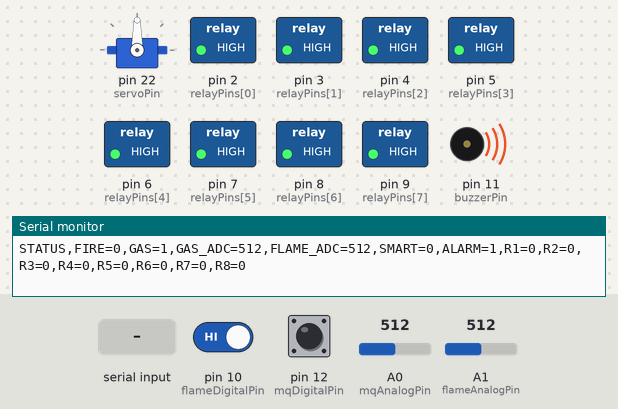
A sketch run on a simulated Arduino Mega 2560, built with avr-gcc and run on an emulated ATmega2560. Shown: servo, switched loads named in the sketch (green lamp = pin HIGH), buzzer (waves = sounding), the last lines printed to the serial monitor. Inputs (shaded band) come from the test bench; at power-on: pin 10 (flameDigitalPin) HIGH, pin 12 (mqDigitalPin) HIGH, A0 (mqAnalogPin) = 512, A1 (flameAnalogPin) = 512.

Above: at 1.2 s.
1.3 s: "L" received over the second serial link
At 2.0 s:
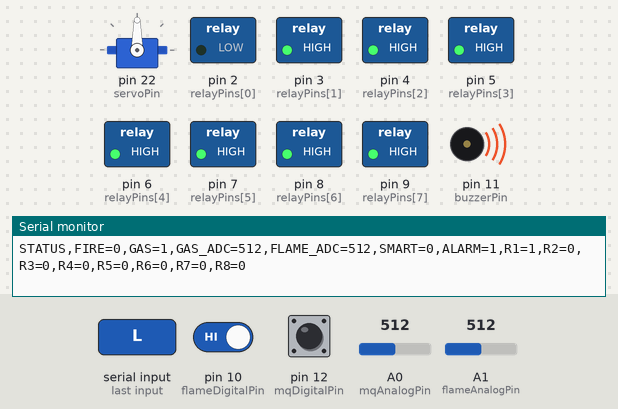
2.8 s: "R" received over the second serial link
At 3.1 s:
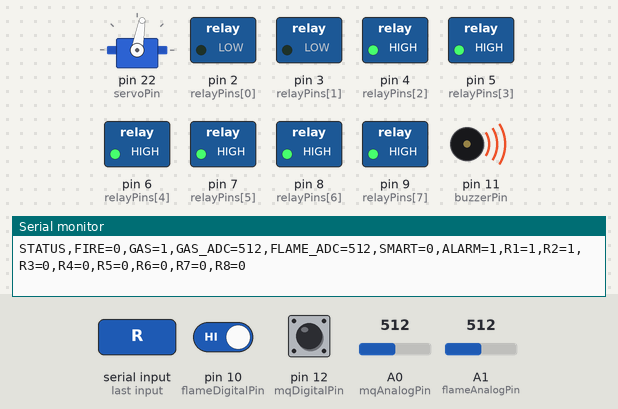
4.3 s: "P" received over the second serial link
At 5.4 s:
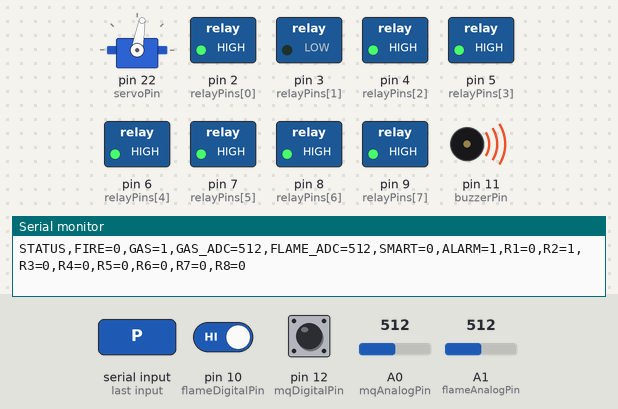
5.8 s: "Q" received over the second serial link
At 6.6 s:
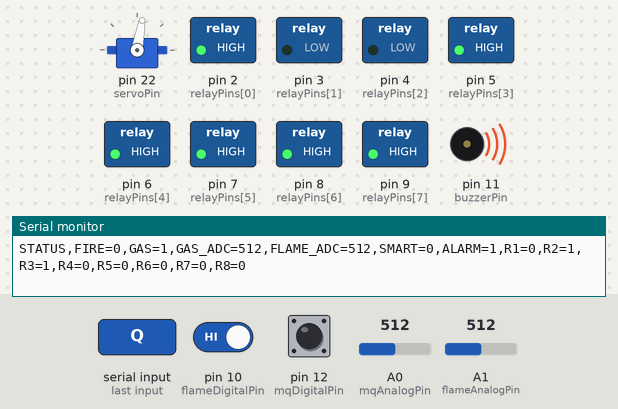
7.3 s: "T" received over the second serial link
At 7.7 s:
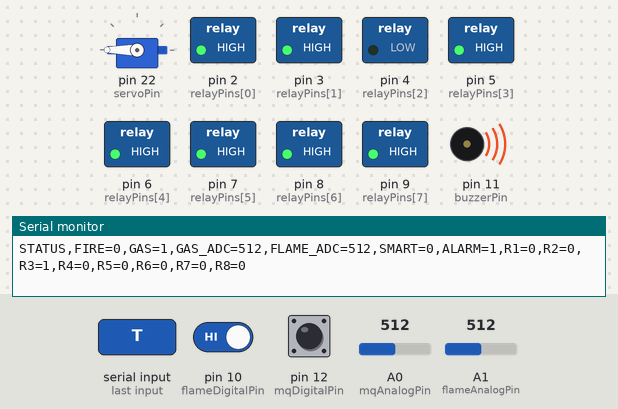
8.8 s: "G" received over the second serial link
At 10.1 s:
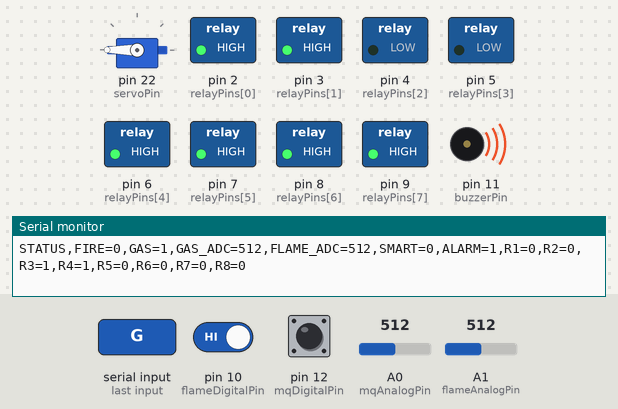
Timing chart, 0 to 22.0 s (numbered marks = the images above; inputs shaded):
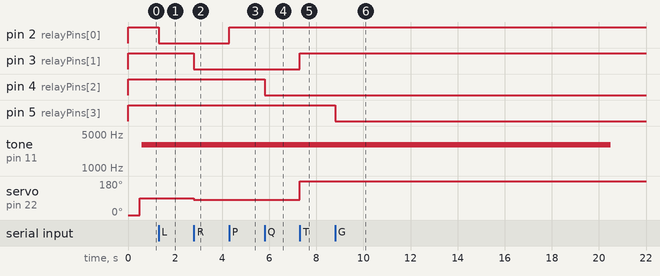

Measured:
- after the input at 1.3 s, pin 2 (relayPins[0]): HIGH → LOW at once
- after the input at 2.8 s, pin 3 (relayPins[1]): HIGH → LOW at once; servo on pin 22 (servoPin): 90° → 80° at once
- after the input at 4.3 s, pin 2 (relayPins[0]): LOW → HIGH at once
- after the input at 5.8 s, pin 4 (relayPins[2]): HIGH → LOW at once
- after the input at 7.3 s, pin 3 (relayPins[1]): LOW → HIGH at once; servo on pin 22 (servoPin): 80° → 180° at once
- after the input at 8.8 s, pin 5 (relayPins[3]): HIGH → LOW at once

The sketch:

EcoGuard_Home_Bluetooth_Notification_Firmware.ino
```cpp
#include <Servo.h>

#define BT_SERIAL Serial1

const int relayPins[8] = {2, 3, 4, 5, 6, 7, 8, 9};

const int mqAnalogPin = A0;
const int mqDigitalPin = 12;

const int flameAnalogPin = A1;
const int flameDigitalPin = 10;

const int buzzerPin = 11;
const int servoPin = 22;

const int gasThreshold = 350;
const bool gasActiveLow = true;
const bool flameActiveLow = true;

Servo windowServo;

char data;
bool smartSystem = false;
bool manualState[8] = {false, false, false, false, false, false, false, false};

bool alarmActive = false;
bool dangerAlreadyDetected = false;
bool lastGasDetected = false;
bool lastFlameDetected = false;

int lastGasValue = 0;
int lastFlameValue = 0;
int lastGasDigital = HIGH;
int lastFlameDigital = HIGH;

unsigned long startTime = 0;
unsigned long alarmStartTime = 0;
unsigned long lastSensorRead = 0;
unsigned long lastStatusSent = 0;

void setup() {
  Serial.begin(9600);
  BT_SERIAL.begin(9600);

  for (int i = 0; i < 8; i++) {
    pinMode(relayPins[i], OUTPUT);
    digitalWrite(relayPins[i], HIGH);
  }

  pinMode(mqDigitalPin, INPUT_PULLUP);
  pinMode(flameDigitalPin, INPUT_PULLUP);
  pinMode(buzzerPin, OUTPUT);
  noTone(buzzerPin);

  windowServo.attach(servoPin);
  windowServo.write(0);

  sendReady();
  sendStatus();
}

void loop() {
  readBluetoothCommands();

  if (millis() - lastSensorRead >= 500) {
    lastSensorRead = millis();
    checkGasAndFlame();
  }

  if (smartSystem) {
    runSmartSystem();
  } else {
    for (int i = 0; i < 8; i++) {
      applyManualState(i);
    }
  }

  runAlarm();

  if (millis() - lastStatusSent >= 1000) {
    lastStatusSent = millis();
    sendStatus();
  }
}

void readBluetoothCommands() {
  while (BT_SERIAL.available()) {
    data = BT_SERIAL.read();

    switch (data) {
      case 'A':
        smartSystem = true;
        startTime = millis();
        sendStatus();
        break;

      case 'H':
        smartSystem = false;
        manualState[4] = false;
        manualState[5] = false;
        manualState[6] = false;
        digitalWrite(relayPins[4], HIGH);
        digitalWrite(relayPins[5], HIGH);
        digitalWrite(relayPins[6], HIGH);
        sendStatus();
        break;

      case 'L': setManual(0, true); sendStatus(); break;
      case 'P': setManual(0, false); sendStatus(); break;

      case 'R':
        setManual(1, true);
        windowServo.write(80);
        sendStatus();
        break;

      case 'T':
        setManual(1, false);
        windowServo.write(180);
        sendStatus();
        break;

      case 'Q': setManual(2, true); sendStatus(); break;
      case 'W': setManual(2, false); sendStatus(); break;

      case 'G': setManual(3, true); sendStatus(); break;
      case 'F': setManual(3, false); sendStatus(); break;

      case 'D': setManual(4, true); sendStatus(); break;
      case 'V': setManual(4, false); sendStatus(); break;

      case 'E': setManual(5, true); sendStatus(); break;
      case 'N': setManual(5, false); sendStatus(); break;

      case 'C': setManual(6, true); sendStatus(); break;
      case 'M': setManual(6, false); sendStatus(); break;

      case 'I': setManual(7, true); sendStatus(); break;
      case 'O': setManual(7, false); sendStatus(); break;

      case 'Y':
        turnOffAllLoads();
        sendStatus();
        break;

      case 'X':
        noTone(buzzerPin);
        alarmActive = false;
        sendStatus();
        break;

      case 'S':
        sendStatus();
        break;
    }
  }
}

void setManual(int relayIndex, bool state) {
  manualState[relayIndex] = state;

  if (!smartSystem) {
    applyManualState(relayIndex);
  }
}

void applyManualState(int relayIndex) {
  if (manualState[relayIndex]) {
    digitalWrite(relayPins[relayIndex], LOW);
  } else {
    digitalWrite(relayPins[relayIndex], HIGH);
  }
}

void turnOffAllLoads() {
  smartSystem = false;

  for (int i = 0; i < 8; i++) {
    manualState[i] = false;
    digitalWrite(relayPins[i], HIGH);
  }
}

void checkGasAndFlame() {
  lastGasValue = analogRead(mqAnalogPin);
  lastFlameValue = analogRead(flameAnalogPin);
  lastGasDigital = digitalRead(mqDigitalPin);
  lastFlameDigital = digitalRead(flameDigitalPin);

  bool digitalGasDetected = gasActiveLow ? (lastGasDigital == LOW) : (lastGasDigital == HIGH);
  bool digitalFlameDetected = flameActiveLow ? (lastFlameDigital == LOW) : (lastFlameDigital == HIGH);

  lastGasDetected = digitalGasDetected || (lastGasValue >= gasThreshold);
  lastFlameDetected = digitalFlameDetected;

  bool dangerDetected = lastGasDetected || lastFlameDetected;

  if (dangerDetected && !dangerAlreadyDetected) {
    dangerAlreadyDetected = true;
    turnOffAllLoads();
    windowServo.write(90);
    alarmActive = true;
    alarmStartTime = millis();
    sendAlert();
  }

  if (!dangerDetected && dangerAlreadyDetected) {
    dangerAlreadyDetected = false;
    sendSafe();
  }
}

void runAlarm() {
  if (alarmActive) {
    if (millis() - alarmStartTime < 20000) {
      tone(buzzerPin, 3000);
    } else {
      noTone(buzzerPin);
      alarmActive = false;
    }
  }
}

void runSmartSystem() {
  unsigned long elapsedTime = millis() - startTime;

  for (int i = 0; i < 8; i++) {
    applyManualState(i);
  }

  if (elapsedTime < 20000) {
    digitalWrite(relayPins[6], HIGH);
    digitalWrite(relayPins[4], HIGH);
    digitalWrite(relayPins[5], HIGH);
  } else if (elapsedTime < 40000) {
    digitalWrite(relayPins[6], LOW);
    digitalWrite(relayPins[4], HIGH);
    digitalWrite(relayPins[5], HIGH);
  } else if (elapsedTime < 60000) {
    digitalWrite(relayPins[6], LOW);
    digitalWrite(relayPins[4], LOW);
    digitalWrite(relayPins[5], HIGH);
  } else if (elapsedTime < 80000) {
    digitalWrite(relayPins[6], HIGH);
    digitalWrite(relayPins[4], HIGH);
    digitalWrite(relayPins[5], LOW);
  } else {
    smartSystem = false;
    manualState[4] = false;
    manualState[5] = false;
    manualState[6] = false;
    digitalWrite(relayPins[4], HIGH);
    digitalWrite(relayPins[5], HIGH);
    digitalWrite(relayPins[6], HIGH);
  }
}

void sendReady() {
  BT_SERIAL.println("READY,ECOGUARD_HOME");
  Serial.println("READY,ECOGUARD_HOME");
}

void sendSafe() {
  BT_SERIAL.println("SAFE,FIRE=0,GAS=0");
  Serial.println("SAFE,FIRE=0,GAS=0");
}

void sendAlert() {
  BT_SERIAL.print("ALERT");
  printStatusPayload(BT_SERIAL);
  BT_SERIAL.println();

  Serial.print("ALERT");
  printStatusPayload(Serial);
  Serial.println();
}

void sendStatus() {
  BT_SERIAL.print("STATUS");
  printStatusPayload(BT_SERIAL);
  BT_SERIAL.println();

  Serial.print("STATUS");
  printStatusPayload(Serial);
  Serial.println();
}

void printStatusPayload(Stream &port) {
  port.print(",FIRE=");
  port.print(lastFlameDetected ? 1 : 0);
  port.print(",GAS=");
  port.print(lastGasDetected ? 1 : 0);
  port.print(",GAS_ADC=");
  port.print(lastGasValue);
  port.print(",FLAME_ADC=");
  port.print(lastFlameValue);
  port.print(",SMART=");
  port.print(smartSystem ? 1 : 0);
  port.print(",ALARM=");
  port.print(alarmActive ? 1 : 0);

  for (int i = 0; i < 8; i++) {
    port.print(",R");
    port.print(i + 1);
    port.print("=");
    port.print(digitalRead(relayPins[i]) == LOW ? 1 : 0);
  }
}
```
